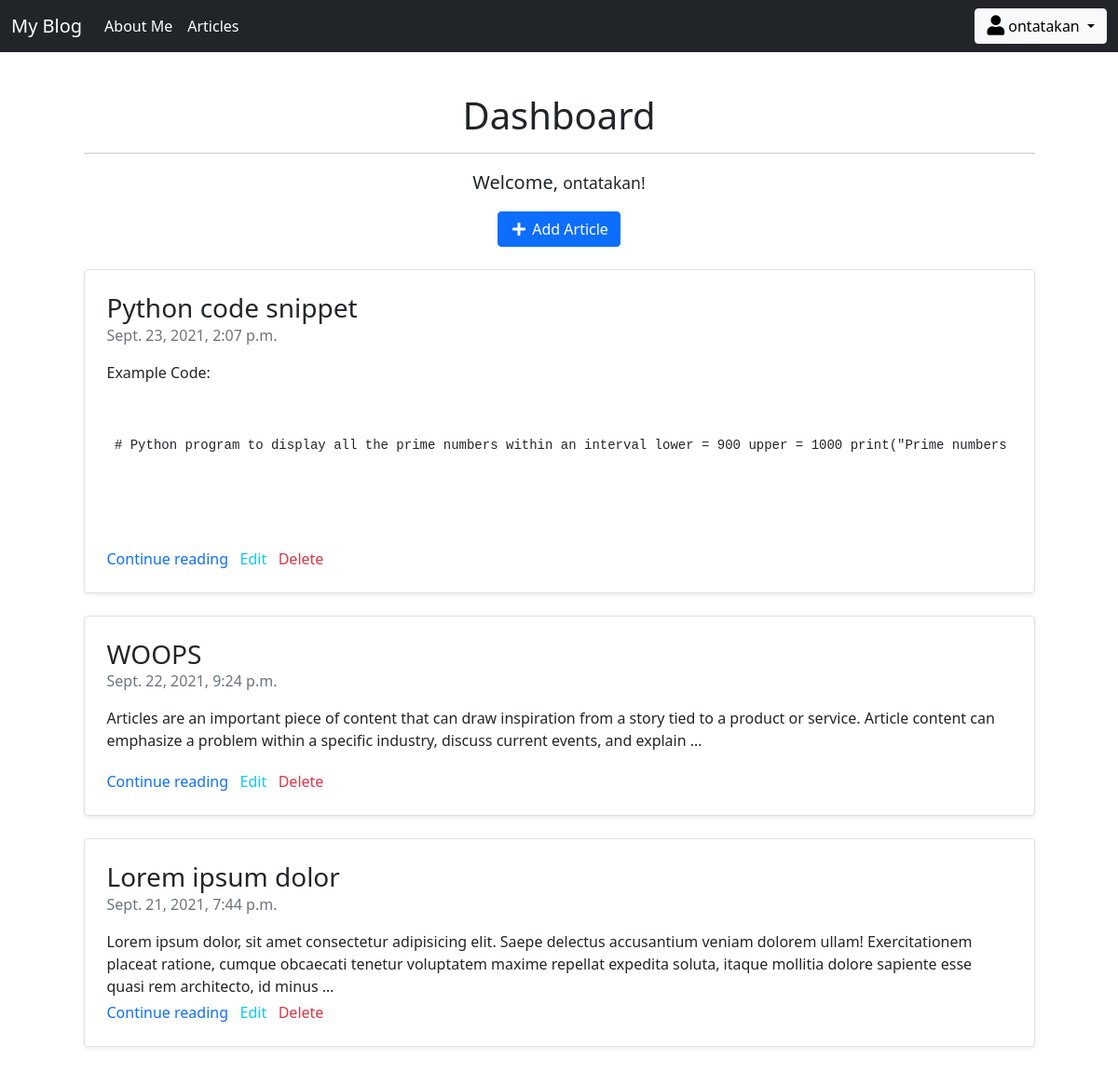
Page /article/dashboard/ (signed in) on the committed database.
### article/models.py (models this page shows, shortened)
class Article(models.Model):
    author = models.ForeignKey(
        "auth.User", on_delete=models.CASCADE, verbose_name="Author")
    title = models.CharField(max_length=50, verbose_name="Title")
    content = RichTextField()
    created_date = models.DateTimeField(
        auto_now_add=True, verbose_name="Created Date")
    article_img = models.FileField(blank=True, verbose_name="articleImg")
    class Meta:
        ordering = ['-created_date']

### article/views.py (the view)
# urls.py: path('dashboard/', views.dashboard, name="dashboard"),
@login_required(login_url="user:login")
def dashboard(request):
    articles = Article.objects.filter(author=request.user)
    if articles.count() != 0:
        return render(request, "dashboard.html", {"articles": articles})
    messages.info(request, "You have not any articles yet.")
    return render(request, "dashboard.html")

### templates/dashboard.html (shortened to what this page needs)
{% extends 'layout.html' %} {% block body %}
<div class="row">
  <div class="col-lg-11 col-md-10 mx-auto text-center">
    <h3 class="display-6">Dashboard</h3>
    <hr />
    <p class="lead">Welcome, <small>{{request.user.username}}!</small></p>
    <a class="btn btn-primary" href="{% url 'article:createArticle' %}"
      ><i class="fas fa-plus fa-fw"></i> Add Article</a
    >
  </div>
</div>
<div class="row mb-2 mt-4">
  {% for article in articles %}
  <div class="col-md-11 col-md-10 mx-auto">
    <div
      class="
        row
        g-0
        border
        rounded
        overflow-hidden
        flex-md-row
        mb-4
        shadow-sm
        h-md-250
        position-relative
      ">
      <div class="col p-4 d-flex flex-column position-static">
        <h3 class="mb-0">{{article.title}}</h3>
        <div class="mb-3 text-muted">{{article.created_date}}</div>
        <div>
          <p class="card-text mb-auto">
            {{article.content|safe|truncatewords:35}}
          </p>
        </div>
        <div class="card-body p-0 mt-1">
          <a
            href="{% url 'article:details' article.id %}"
            style="text-decoration: None"
            >Continue reading</a
          >
          <a
            href="{% url 'article:editArticle' article.id %}"
            class="link-info"
            style="text-decoration: None"
            >Edit</a
          >
          <a
            href="{% url 'article:deleteArticle' article.id %}"
            class="link-danger"
            style="text-decoration: None"
            >Delete</a
          >
        </div>
      </div>
    </div>
  </div>
  {% endfor %}
</div>
{% endblock body %}

### templates/includes/navbar.html (shortened to what this page needs)
<nav class="navbar navbar-expand-md navbar-dark fixed-top bg-dark">
  <div class="container-fluid">
    <a class="navbar-brand" href="{% url 'index' %}">My Blog</a>
    <div class="collapse navbar-collapse" id="navbarCollapse">
      <ul class="navbar-nav me-auto mb-2 mb-md-0">
        <li class="nav-item">
          <a class="nav-link active" href="{% url 'about' %}">About Me </a>
        </li>
        <li class="nav-item">
          <a class="nav-link active" href="{% url 'article:articles' %}"
            >Articles
          </a>
        </li>
      </ul>
      <ul class="navbar-nav mr-auto mb-2 mb-md-0">
        {% if request.user.is_authenticated %}
        <div class="dropdown">
          <button
            class="btn btn-light dropdown-toggle"
            type="button"
            id="dropdownMenuButton"
            data-bs-toggle="dropdown"
            aria-expanded="false">
            <i class="fas fa-user fa-lg"></i
            ><span> {{request.user.username}} </span>
          </button>
        </div>
        {% endif %}
      </ul>
    </div>
  </div>
</nav>

### rows in the picture
Article: title "Python code snippet", created_date "Sept. 23, 2021, 2:07 p.m.", content "Example Code: # Python program to display all the prime numbers within an interval lower = 900 upper = 1000 print(\"Prime numbers…"
Article: title "WOOPS", created_date "Sept. 22, 2021, 9:24 p.m.", content "Articles are an important piece of content that can draw inspiration from a story tied to a product or service. Article content can emphasize a problem within a specific industry, discuss current events, and explain …"
Article: title "Lorem ipsum dolor", created_date "Sept. 21, 2021, 7:44 p.m.", content "Lorem ipsum dolor, sit amet consectetur adipisicing elit. Saepe delectus accusantium veniam dolorem ullam! Exercitationem placeat ratione, cumque obcaecati tenetur voluptatem maxime repellat expedita soluta, itaque mollitia dolore sapiente esse quasi rem architecto, id minus …"

### other values in the picture
{{ request.user.username }} "ontatakan"
